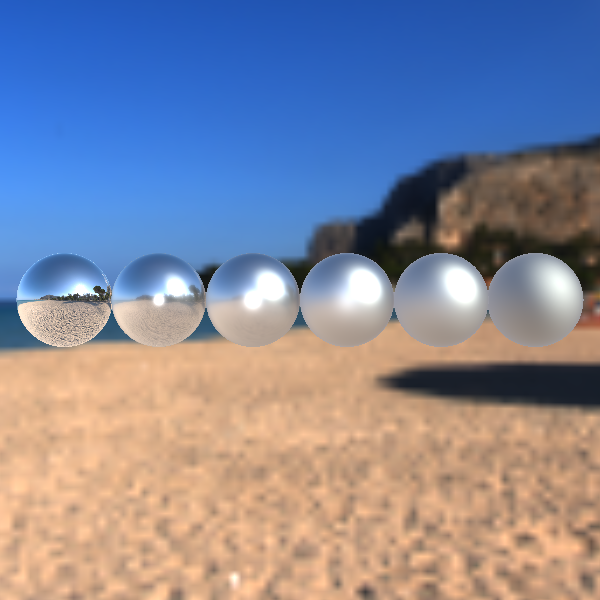

The script that drew this image:
#!/usr/bin/env python

# Demonstrate PBR rendering with HDR environment lighting and a skybox.

import vtkmodules.vtkInteractionStyle  # noqa: F401
import vtkmodules.vtkRenderingOpenGL2  # noqa: F401

import os

from vtkmodules.vtkFiltersSources import vtkSphereSource
from vtkmodules.vtkIOImage import vtkHDRReader
from vtkmodules.vtkRenderingCore import (
    vtkActor,
    vtkPolyDataMapper,
    vtkRenderWindow,
    vtkRenderWindowInteractor,
    vtkRenderer,
    vtkSkybox,
    vtkTexture,
)

data_dir = os.environ.get("VPE_DATA_DIR", os.path.dirname(os.path.abspath(__file__)))

# HDR environment texture
reader = vtkHDRReader()
reader.SetFileName(os.path.join(data_dir, "spiaggia_di_mondello_1k.hdr"))
texture = vtkTexture()
texture.SetColorModeToDirectScalars()
texture.MipmapOn()
texture.InterpolateOn()
texture.SetInputConnection(reader.GetOutputPort())

# Skybox
skybox = vtkSkybox()
skybox.SetFloorRight(0.0, 0.0, 1.0)
skybox.SetProjectionToSphere()
skybox.SetTexture(texture)

# Sphere source
sphere = vtkSphereSource()
sphere.SetThetaResolution(75)
sphere.SetPhiResolution(75)

mapper = vtkPolyDataMapper()
mapper.SetInputConnection(sphere.GetOutputPort())

# Six metallic spheres with varying roughness
actor_0 = vtkActor()
actor_0.SetPosition(0, 0.0, 0.0)
actor_0.SetMapper(mapper)
actor_0.GetProperty().SetInterpolationToPBR()
actor_0.GetProperty().SetMetallic(1.0)
actor_0.GetProperty().SetRoughness(0.0)

actor_1 = vtkActor()
actor_1.SetPosition(1, 0.0, 0.0)
actor_1.SetMapper(mapper)
actor_1.GetProperty().SetInterpolationToPBR()
actor_1.GetProperty().SetMetallic(1.0)
actor_1.GetProperty().SetRoughness(0.2)

actor_2 = vtkActor()
actor_2.SetPosition(2, 0.0, 0.0)
actor_2.SetMapper(mapper)
actor_2.GetProperty().SetInterpolationToPBR()
actor_2.GetProperty().SetMetallic(1.0)
actor_2.GetProperty().SetRoughness(0.4)

actor_3 = vtkActor()
actor_3.SetPosition(3, 0.0, 0.0)
actor_3.SetMapper(mapper)
actor_3.GetProperty().SetInterpolationToPBR()
actor_3.GetProperty().SetMetallic(1.0)
actor_3.GetProperty().SetRoughness(0.6)

actor_4 = vtkActor()
actor_4.SetPosition(4, 0.0, 0.0)
actor_4.SetMapper(mapper)
actor_4.GetProperty().SetInterpolationToPBR()
actor_4.GetProperty().SetMetallic(1.0)
actor_4.GetProperty().SetRoughness(0.8)

actor_5 = vtkActor()
actor_5.SetPosition(5, 0.0, 0.0)
actor_5.SetMapper(mapper)
actor_5.GetProperty().SetInterpolationToPBR()
actor_5.GetProperty().SetMetallic(1.0)
actor_5.GetProperty().SetRoughness(1.0)

# Renderer with IBL
renderer = vtkRenderer()
renderer.GetEnvMapIrradiance().SetIrradianceStep(0.3)
renderer.UseImageBasedLightingOn()
renderer.SetEnvironmentTexture(texture)
renderer.AddActor(skybox)
renderer.AddActor(actor_0)
renderer.AddActor(actor_1)
renderer.AddActor(actor_2)
renderer.AddActor(actor_3)
renderer.AddActor(actor_4)
renderer.AddActor(actor_5)

render_window = vtkRenderWindow()
render_window.SetSize(600, 600)
render_window.AddRenderer(renderer)
render_window.SetWindowName("pbr hdr environment opengl")

interactor = vtkRenderWindowInteractor()
interactor.SetRenderWindow(render_window)

interactor.Initialize()
interactor.Start()
